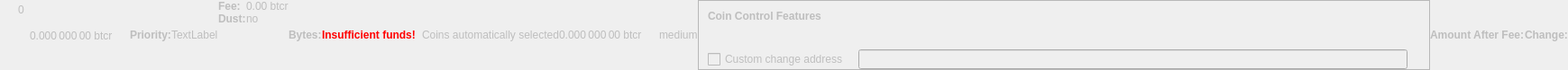
    <widget class="QWidget" name="dummyHideWidget" native="true">
     <property name="enabled">
      <bool>false</bool>
     </property>
     <property name="maximumSize">
      <size>
       <width>100</width>
       <height>22</height>
      </size>
     </property>
     <layout class="QHBoxLayout" name="dummyHideLayout">
      <property name="spacing">
       <number>0</number>
      </property>
      <property name="leftMargin">
       <number>0</number>
      </property>
      <property name="topMargin">
       <number>0</number>
      </property>
      <property name="rightMargin">
       <number>0</number>
      </property>
      <property name="bottomMargin">
       <number>0</number>
      </property>
      <item>
       <layout class="QFormLayout" name="formLayoutCoinControl1">
        <property name="horizontalSpacing">
         <number>10</number>
        </property>
        <property name="verticalSpacing">
         <number>14</number>
        </property>
        <property name="leftMargin">
         <number>10</number>
        </property>
        <property name="topMargin">
         <number>4</number>
        </property>
        <property name="rightMargin">
         <number>6</number>
        </property>
        <item row="0" column="1">
         <widget class="QLabel" name="labelCoinControlBytes">
          <property name="cursor">
           <cursorShape>IBeamCursor</cursorShape>
          </property>
          <property name="contextMenuPolicy">
           <enum>Qt::ActionsContextMenu</enum>
          </property>
          <property name="text">
           <string notr="true">0</string>
          </property>
          <property name="textInteractionFlags">
           <set>Qt::LinksAccessibleByMouse|Qt::TextSelectableByKeyboard|Qt::TextSelectableByMouse</set>
          </property>
         </widget>
        </item>
       </layout>
      </item>
      <item>
       <widget class="QLabel" name="labelCoinControlAfterFee">
        <property name="enabled">
         <bool>false</bool>
        </property>
        <property name="sizePolicy">
         <sizepolicy hsizetype="Fixed" vsizetype="Fixed">
          <horstretch>0</horstretch>
          <verstretch>0</verstretch>
         </sizepolicy>
        </property>
        <property name="minimumSize">
         <size>
          <width>111</width>
          <height>12</height>
         </size>
        </property>
        <property name="maximumSize">
         <size>
          <width>111</width>
          <height>12</height>
         </size>
        </property>
        <property name="cursor">
         <cursorShape>IBeamCursor</cursorShape>
        </property>
        <property name="contextMenuPolicy">
         <enum>Qt::ActionsContextMenu</enum>
        </property>
        <property name="text">
         <string notr="true">0.000 000 00 btcr</string>
        </property>
        <property name="textInteractionFlags">
         <set>Qt::LinksAccessibleByMouse|Qt::TextSelectableByKeyboard|Qt::TextSelectableByMouse</set>
        </property>
       </widget>
      </item>
      <item>
       <widget class="QLabel" name="labelCoinControlPriorityText">
        <property name="enabled">
         <bool>false</bool>
        </property>
        <property name="font">
         <font>
          <weight>75</weight>
          <bold>true</bold>
         </font>
        </property>
        <property name="text">
         <string>Priority:</string>
        </property>
       </widget>
      </item>
      <item>
       <layout class="QHBoxLayout" name="horizontalLayout">
        <item>
         <widget class="QLabel" name="WarningLabel">
          <property name="text">
           <string>TextLabel</string>
          </property>
         </widget>
        </item>
       </layout>
      </item>
      <item>
       <layout class="QFormLayout" name="formLayoutCoinControl3">
        <property name="horizontalSpacing">
         <number>0</number>
        </property>
        <property name="verticalSpacing">
         <number>0</number>
        </property>
        <property name="leftMargin">
         <number>0</number>
        </property>
        <property name="topMargin">
         <number>0</number>
        </property>
        <property name="rightMargin">
         <number>0</number>
        </property>
        <item row="0" column="0">
         <widget class="QLabel" name="labelCoinControlFeeText">
          <property name="enabled">
           <bool>false</bool>
          </property>
          <property name="font">
           <font>
            <weight>75</weight>
            <bold>true</bold>
           </font>
          </property>
          <property name="text">
           <string>Fee:</string>
          </property>
          <property name="margin">
           <number>0</number>
          </property>
         </widget>
        </item>
        <item row="0" column="1">
         <widget class="QLabel" name="labelCoinControlFee">
          <property name="enabled">
           <bool>false</bool>
          </property>
          <property name="cursor">
           <cursorShape>IBeamCursor</cursorShape>
          </property>
          <property name="contextMenuPolicy">
           <enum>Qt::ActionsContextMenu</enum>
          </property>
          <property name="text">
           <string notr="true">0.00 btcr</string>
          </property>
          <property name="textInteractionFlags">
           <set>Qt::LinksAccessibleByMouse|Qt::TextSelectableByKeyboard|Qt::TextSelectableByMouse</set>
          </property>
         </widget>
        </item>
        <item row="1" column="0">
         <widget class="QLabel" name="labelCoinControlLowOutputText">
          <property name="enabled">
           <bool>false</bool>
          </property>
          <property name="font">
           <font>
            <weight>75</weight>
            <bold>true</bold>
           </font>
          </property>
          <property name="text">
           <string>Dust:</string>
          </property>
         </widget>
        </item>
        <item row="1" column="1">
         <widget class="QLabel" name="labelCoinControlLowOutput">
          <property name="enabled">
           <bool>false</bool>
          </property>
          <property name="cursor">
           <cursorShape>IBeamCursor</cursorShape>
          </property>
          <property name="contextMenuPolicy">
           <enum>Qt::ActionsContextMenu</enum>
          </property>
          <property name="text">
           <string>no</string>
          </property>
          <property name="textInteractionFlags">
           <set>Qt::LinksAccessibleByMouse|Qt::TextSelectableByKeyboard|Qt::TextSelectableByMouse</set>
          </property>
         </widget>
        </item>
       </layout>
      </item>
      <item>
       <widget class="QLabel" name="labelCoinControlBytesText">
        <property name="enabled">
         <bool>false</bool>
        </property>
        <property name="font">
         <font>
          <weight>75</weight>
          <bold>true</bold>
         </font>
        </property>
        <property name="text">
         <string>Bytes:</string>
        </property>
       </widget>
      </item>
      <item>
       <layout class="QFormLayout" name="formLayoutCoinControl2">
        <property name="horizontalSpacing">
         <number>0</number>
        </property>
        <property name="verticalSpacing">
         <number>0</number>
        </property>
        <property name="leftMargin">
         <number>0</number>
        </property>
        <property name="topMargin">
         <number>0</number>
        </property>
        <property name="rightMargin">
         <number>0</number>
        </property>
       </layout>
      </item>
      <item>
       <layout class="QHBoxLayout" name="horizontalLayoutCoinControl2">
        <property name="spacing">
         <number>0</number>
        </property>
        <property name="bottomMargin">
         <number>0</number>
        </property>
       </layout>
      </item>
      <item>
       <widget class="QLabel" name="labelCoinControlInsuffFunds">
        <property name="enabled">
         <bool>false</bool>
        </property>
        <property name="minimumSize">
         <size>
          <width>0</width>
          <height>0</height>
         </size>
        </property>
        <property name="font">
         <font>
          <weight>75</weight>
          <bold>true</bold>
         </font>
        </property>
        <property name="styleSheet">
         <string notr="true">color:red;font-weight:bold;</string>
        </property>
        <property name="text">
         <string>Insufficient funds!</string>
        </property>
        <property name="margin">
         <number>5</number>
        </property>
       </widget>
      </item>
      <item>
       <layout class="QFormLayout" name="formLayoutCoinControl4">
        <property name="horizontalSpacing">
         <number>0</number>
        </property>
        <property name="verticalSpacing">
         <number>0</number>
        </property>
        <property name="leftMargin">
         <number>0</number>
        </property>
        <property name="topMargin">
         <number>0</number>
        </property>
        <property name="rightMargin">
         <number>0</number>
        </property>
       </layout>
      </item>
      <item>
       <widget class="QLabel" name="labelCoinControlChangeLabel">
        <property name="enabled">
         <bool>false</bool>
        </property>
        <property name="sizePolicy">
         <sizepolicy hsizetype="Preferred" vsizetype="Expanding">
          <horstretch>0</horstretch>
          <verstretch>0</verstretch>
         </sizepolicy>
        </property>
        <property name="minimumSize">
         <size>
          <width>0</width>
          <height>0</height>
         </size>
        </property>
        <property name="text">
         <string/>
        </property>
        <property name="margin">
         <number>3</number>
        </property>
       </widget>
      </item>
      <item>
       <widget class="QLabel" name="labelCoinControlAutomaticallySelected">
        <property name="enabled">
         <bool>false</bool>
        </property>
        <property name="sizePolicy">
         <sizepolicy hsizetype="Fixed" vsizetype="Fixed">
          <horstretch>0</horstretch>
          <verstretch>0</verstretch>
         </sizepolicy>
        </property>
        <property name="minimumSize">
         <size>
          <width>0</width>
          <height>0</height>
         </size>
        </property>
        <property name="maximumSize">
         <size>
          <width>240</width>
          <height>16777215</height>
         </size>
        </property>
        <property name="text">
         <string>Coins automatically selected</string>
        </property>
        <property name="margin">
         <number>5</number>
        </property>
       </widget>
      </item>
      <item>
       <widget class="QLabel" name="labelCoinControlChange">
        <property name="enabled">
         <bool>false</bool>
        </property>
        <property name="sizePolicy">
         <sizepolicy hsizetype="Fixed" vsizetype="Fixed">
          <horstretch>0</horstretch>
          <verstretch>0</verstretch>
         </sizepolicy>
        </property>
        <property name="minimumSize">
         <size>
          <width>111</width>
          <height>0</height>
         </size>
        </property>
        <property name="maximumSize">
         <size>
          <width>111</width>
          <height>16777215</height>
         </size>
        </property>
        <property name="cursor">
         <cursorShape>IBeamCursor</cursorShape>
        </property>
        <property name="contextMenuPolicy">
         <enum>Qt::ActionsContextMenu</enum>
        </property>
        <property name="text">
         <string notr="true">0.000 000 00 btcr</string>
        </property>
        <property name="textInteractionFlags">
         <set>Qt::LinksAccessibleByMouse|Qt::TextSelectableByKeyboard|Qt::TextSelectableByMouse</set>
        </property>
       </widget>
      </item>
      <item>
       <widget class="QLabel" name="labelCoinControlPriority">
        <property name="enabled">
         <bool>false</bool>
        </property>
        <property name="cursor">
         <cursorShape>IBeamCursor</cursorShape>
        </property>
        <property name="contextMenuPolicy">
         <enum>Qt::ActionsContextMenu</enum>
        </property>
        <property name="text">
         <string>medium</string>
        </property>
        <property name="textInteractionFlags">
         <set>Qt::LinksAccessibleByMouse|Qt::TextSelectableByKeyboard|Qt::TextSelectableByMouse</set>
        </property>
       </widget>
      </item>
      <item>
       <widget class="QFrame" name="frameCoinControl">
        <property name="sizePolicy">
         <sizepolicy hsizetype="Expanding" vsizetype="Expanding">
          <horstretch>0</horstretch>
          <verstretch>0</verstretch>
         </sizepolicy>
        </property>
        <property name="maximumSize">
         <size>
          <width>16777215</width>
          <height>16777215</height>
         </size>
        </property>
        <property name="frameShape">
         <enum>QFrame::StyledPanel</enum>
        </property>
        <property name="frameShadow">
         <enum>QFrame::Sunken</enum>
        </property>
        <layout class="QVBoxLayout" name="verticalLayoutCoinControl2_2">
         <property name="spacing">
          <number>0</number>
         </property>
         <property name="leftMargin">
          <number>0</number>
         </property>
         <property name="topMargin">
          <number>0</number>
         </property>
         <property name="rightMargin">
          <number>0</number>
         </property>
         <property name="bottomMargin">
          <number>0</number>
         </property>
         <item>
          <layout class="QVBoxLayout" name="verticalLayoutCoinControl" stretch="0,0,0,1">
           <property name="spacing">
            <number>0</number>
           </property>
           <property name="leftMargin">
            <number>10</number>
           </property>
           <property name="topMargin">
            <number>10</number>
           </property>
           <item>
            <layout class="QHBoxLayout" name="horizontalLayoutCoinControl1">
             <property name="bottomMargin">
              <number>15</number>
             </property>
             <item>
              <widget class="QLabel" name="labelCoinControlFeatures">
               <property name="enabled">
                <bool>false</bool>
               </property>
               <property name="sizePolicy">
                <sizepolicy hsizetype="Preferred" vsizetype="Maximum">
                 <horstretch>0</horstretch>
                 <verstretch>0</verstretch>
                </sizepolicy>
               </property>
               <property name="font">
                <font>
                 <weight>75</weight>
                 <bold>true</bold>
                </font>
               </property>
               <property name="styleSheet">
                <string notr="true">font-weight:bold;</string>
               </property>
               <property name="text">
                <string>Coin Control Features</string>
               </property>
              </widget>
             </item>
            </layout>
           </item>
           <item>
            <widget class="QWidget" name="widgetCoinControl" native="true">
             <property name="sizePolicy">
              <sizepolicy hsizetype="Preferred" vsizetype="Preferred">
               <horstretch>0</horstretch>
               <verstretch>0</verstretch>
              </sizepolicy>
             </property>
             <property name="minimumSize">
              <size>
               <width>0</width>
               <height>0</height>
              </size>
             </property>
             <property name="styleSheet">
              <string notr="true"/>
             </property>
             <layout class="QHBoxLayout" name="horizontalLayoutCoinControl5_2">
              <property name="leftMargin">
               <number>0</number>
              </property>
              <property name="topMargin">
               <number>0</number>
              </property>
              <property name="rightMargin">
               <number>0</number>
              </property>
              <property name="bottomMargin">
               <number>0</number>
              </property>
              <item>
               <layout class="QHBoxLayout" name="horizontalLayoutCoinControl3">
                <property name="spacing">
                 <number>20</number>
                </property>
                <property name="topMargin">
                 <number>0</number>
                </property>
                <property name="bottomMargin">
                 <number>10</number>
                </property>
               </layout>
              </item>
             </layout>
            </widget>
           </item>
           <item>
            <layout class="QHBoxLayout" name="horizontalLayoutCoinControl4" stretch="0,0,0">
             <property name="spacing">
              <number>12</number>
             </property>
             <property name="sizeConstraint">
              <enum>QLayout::SetDefaultConstraint</enum>
             </property>
             <property name="topMargin">
              <number>5</number>
             </property>
             <property name="rightMargin">
              <number>5</number>
             </property>
             <item>
              <widget class="QCheckBox" name="checkBoxCoinControlChange">
               <property name="enabled">
                <bool>false</bool>
               </property>
               <property name="toolTip">
                <string>If this is activated, but the change address is empty or invalid, change will be sent to a newly generated address.</string>
               </property>
               <property name="text">
                <string>Custom change address</string>
               </property>
              </widget>
             </item>
             <item>
              <widget class="QValidatedLineEdit" name="lineEditCoinControlChange">
               <property name="enabled">
                <bool>false</bool>
               </property>
               <property name="sizePolicy">
                <sizepolicy hsizetype="Expanding" vsizetype="Fixed">
                 <horstretch>0</horstretch>
                 <verstretch>0</verstretch>
                </sizepolicy>
               </property>
              </widget>
             </item>
             <item>
              <widget class="QLabel" name="labelCoinControlChangeLabel_2">
               <property name="sizePolicy">
                <sizepolicy hsizetype="Preferred" vsizetype="Expanding">
                 <horstretch>0</horstretch>
                 <verstretch>0</verstretch>
                </sizepolicy>
               </property>
               <property name="minimumSize">
                <size>
                 <width>0</width>
                 <height>0</height>
                </size>
               </property>
               <property name="text">
                <string/>
               </property>
               <property name="margin">
                <number>3</number>
               </property>
              </widget>
             </item>
            </layout>
           </item>
           <item>
            <spacer name="verticalSpacerCoinControl">
             <property name="orientation">
              <enum>Qt::Vertical</enum>
             </property>
             <property name="sizeHint" stdset="0">
              <size>
               <width>800</width>
               <height>1</height>
              </size>
             </property>
            </spacer>
           </item>
          </layout>
         </item>
        </layout>
       </widget>
      </item>
      <item>
       <widget class="QLabel" name="labelCoinControlAfterFeeText">
        <property name="enabled">
         <bool>false</bool>
        </property>
        <property name="minimumSize">
         <size>
          <width>0</width>
          <height>0</height>
         </size>
        </property>
        <property name="maximumSize">
         <size>
          <width>16777215</width>
          <height>16777215</height>
         </size>
        </property>
        <property name="font">
         <font>
          <weight>75</weight>
          <bold>true</bold>
         </font>
        </property>
        <property name="text">
         <string>Amount After Fee:</string>
        </property>
        <property name="alignment">
         <set>Qt::AlignLeading|Qt::AlignLeft|Qt::AlignVCenter</set>
        </property>
        <property name="margin">
         <number>0</number>
        </property>
       </widget>
      </item>
      <item>
       <widget class="QLabel" name="labelCoinControlChangeText">
        <property name="enabled">
         <bool>false</bool>
        </property>
        <property name="sizePolicy">
         <sizepolicy hsizetype="Preferred" vsizetype="Preferred">
          <horstretch>0</horstretch>
          <verstretch>0</verstretch>
         </sizepolicy>
        </property>
        <property name="minimumSize">
         <size>
          <width>0</width>
          <height>0</height>
         </size>
        </property>
        <property name="maximumSize">
         <size>
          <width>16777215</width>
          <height>16777215</height>
         </size>
        </property>
        <property name="font">
         <font>
          <weight>75</weight>
          <bold>true</bold>
         </font>
        </property>
        <property name="text">
         <string>Change:</string>
        </property>
        <property name="alignment">
         <set>Qt::AlignLeading|Qt::AlignLeft|Qt::AlignVCenter</set>
        </property>
       </widget>
      </item>
     </layout>
    </widget>
